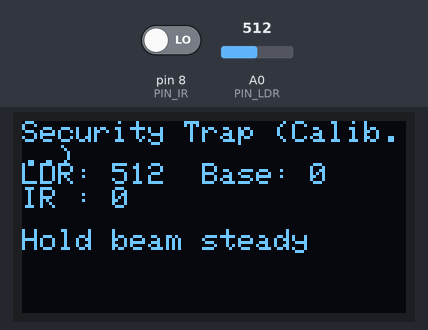
Bench run of a sketch on a simulated Arduino Uno, built with avr-gcc and run on an emulated ATmega328P. On the bench: 128×64 one-colour display. Inputs (shaded band) come from the test bench; at power-on: pin 8 (PIN_IR) LOW, A0 (PIN_LDR) = 512. What the sketch prints to the serial monitor is not drawn.

Above: at 1.2 s.
1.3 s: pin 8 (PIN_IR) driven HIGH
At 3.4 s:
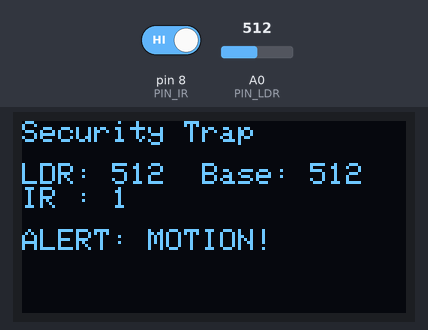
4.3 s: A0 (PIN_LDR) set to 626
At 6.0 s:
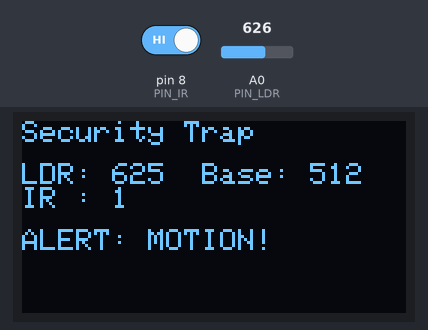
6.3 s: A0 (PIN_LDR) set to 650
At 7.8 s:
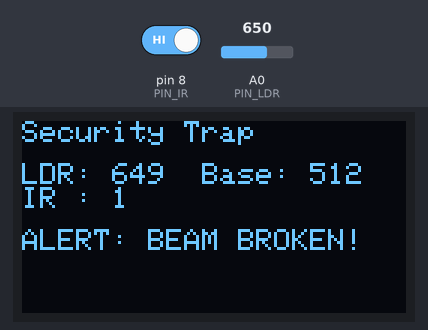
8.3 s: pin 8 (PIN_IR) driven LOW
At 9.4 s:
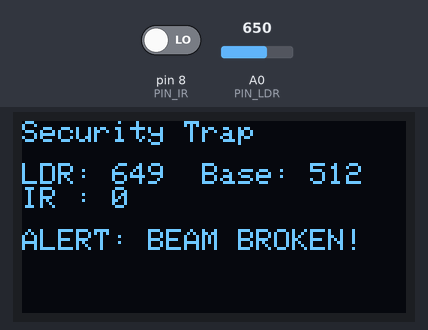
10.3 s: A0 (PIN_LDR) set to 716
At 12.2 s:
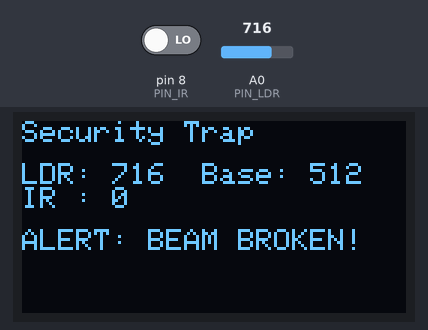
Timing chart, 0 to 13.3 s (numbered marks = the images above; inputs shaded):
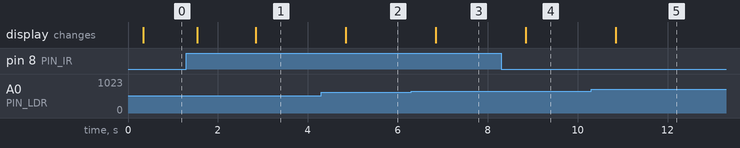

The sketch:

18_DualSensorSecurityTrap.ino
```cpp
/*
  Dual-Sensor Security Trap  —  Simplified
  Inputs : LDR (A0) for beam break, IR sensor (D8) for motion
  Output : SSD1306 OLED (I2C)

  Keeps:
   - 2 s LDR auto-calibration
   - Light EMA smoothing
   - IR motion + LDR beam-break logic
   - Latched alert hold
*/

#include <Wire.h>
#include <Adafruit_GFX.h>
#include <Adafruit_SSD1306.h>

// ---------- Pins ----------
const int PIN_LDR = A0;   // LDR divider junction (LDR->5V, 10k->GND, junction->A0)
const int PIN_IR  = 8;    // IR sensor OUT

// ---------- OLED ----------
#define SCREEN_WIDTH 128
#define SCREEN_HEIGHT 64
Adafruit_SSD1306 display(SCREEN_WIDTH, SCREEN_HEIGHT, &Wire, -1);

// ---------- Tuning ----------
const bool IR_ACTIVE_HIGH        = true;     // PIR:true (HIGH on motion). IR obstacle:false (LOW on detect)
const unsigned long CAL_MS       = 2000;     // LDR calibration time
const unsigned long HOLD_MS      = 4000;     // alert hold time
const unsigned long REFRESH_MS   = 1000;     // OLED/Serial refresh
const int  TRIP_DELTA            = 120;      // |LDR-Base| above this => beam broken
const float EMA_ALPHA            = 0.20f;    // smoothing factor (0..1)

// ---------- State ----------
bool calibrated = false;
int  ldrBase = 0;               // calibrated baseline
float ldrEMA = 0;               // filtered LDR
unsigned long tCalStart = 0;
unsigned long tHoldUntil = 0;
unsigned long tLastPrint = 0;

enum Event { EVT_NONE, EVT_BEAM, EVT_MOTION };
Event lastEvent = EVT_NONE;

// ---------- Small helpers ----------
inline bool motionNow() {
  int v = digitalRead(PIN_IR);
  return IR_ACTIVE_HIGH ? (v == HIGH) : (v == LOW);
}

void showOLED(const char* title, int ldr, int base, int ir, const char* status) {
  display.clearDisplay();
  display.setTextColor(SSD1306_WHITE);
  display.setTextSize(1);
  display.setCursor(0,0);  display.println(title);
  display.setCursor(0,14); display.print("LDR: "); display.print(ldr);
                           display.print("  Base: "); display.println(base);
  display.print("IR : ");  display.println(ir);
  display.setCursor(0,36); display.println(status);
  display.display();
}

void setup() {
  pinMode(PIN_IR, INPUT);

  Serial.begin(9600);
  Wire.begin(); Wire.setClock(400000);

  if (!display.begin(SSD1306_SWITCHCAPVCC, 0x3C)) {
    Serial.println("SSD1306 init failed (0x3C)");
    while (1) { delay(1000); }
  }

  // Start calibration
  int first = analogRead(PIN_LDR);
  ldrEMA = first;                 // seed EMA
  tCalStart = millis();
  showOLED("Security Trap (Calibrating)", (int)ldrEMA, 0, digitalRead(PIN_IR), "Align beam & wait...");
}

void loop() {
  // --- Read + smooth LDR ---
  int ldrRaw = analogRead(PIN_LDR);
  ldrEMA = (1.0f - EMA_ALPHA) * ldrEMA + EMA_ALPHA * ldrRaw;
  int ldr = (int)ldrEMA;

  // --- Calibration window ---
  if (!calibrated) {
    if (millis() - tCalStart >= CAL_MS) {
      ldrBase = ldr;              // set baseline from EMA
      calibrated = true;
      Serial.print("Calibration done. LDR base = "); Serial.println(ldrBase);
    } else if (millis() - tLastPrint > 300) {
      tLastPrint = millis();
      showOLED("Security Trap (Calib...)", ldr, 0, digitalRead(PIN_IR), "Hold beam steady");
    }
    return;
  }

  // --- Detection ---
  bool motion = motionNow();
  bool beamBroken = (abs(ldr - ldrBase) > TRIP_DELTA);

  Event evt = EVT_NONE;
  if (beamBroken) evt = EVT_BEAM; else if (motion) evt = EVT_MOTION;
  if (evt != EVT_NONE) { lastEvent = evt; tHoldUntil = millis() + HOLD_MS; }

  // --- Status text (with latch) ---
  const char* status;
  if (millis() < tHoldUntil && lastEvent != EVT_NONE) {
    status = (lastEvent == EVT_BEAM) ? "ALERT: BEAM BROKEN!" : "ALERT: MOTION!";
  } else if (beamBroken) {
    status = "Beam unstable - check alignment";
  } else {
    status = "ARMED / Idle";
  }

  // --- Periodic UI/Serial ---
  if (millis() - tLastPrint > REFRESH_MS) {
    tLastPrint = millis();
    int irRaw = digitalRead(PIN_IR);

    showOLED("Security Trap", ldr, ldrBase, irRaw, status);

    Serial.print("LDR="); Serial.print(ldr);
    Serial.print("  Base="); Serial.print(ldrBase);
    Serial.print("  IRraw="); Serial.print(irRaw);
    Serial.print("  Motion="); Serial.print(motion ? 1 : 0);
    Serial.print("  BeamBroken="); Serial.print(beamBroken ? 1 : 0);
    Serial.print("  Status="); Serial.println(status);
  }
}
```

Measured:
- the behaviour switches between 633 and 634 on A0 (PIN_LDR) (found by bisection; images 2 and 3)
- after the input at 1.3 s, the display: first changes after 0.24 s (image 1 shows a later state)
- after the input at 4.3 s, the display: changes after 0.54 s (image 2)
- after the input at 6.3 s, the display: changes after 0.55 s (image 3)
- after the input at 8.3 s, the display: changes after 0.55 s (image 4)
- after the input at 10.3 s, the display: changes after 0.55 s (image 5)
